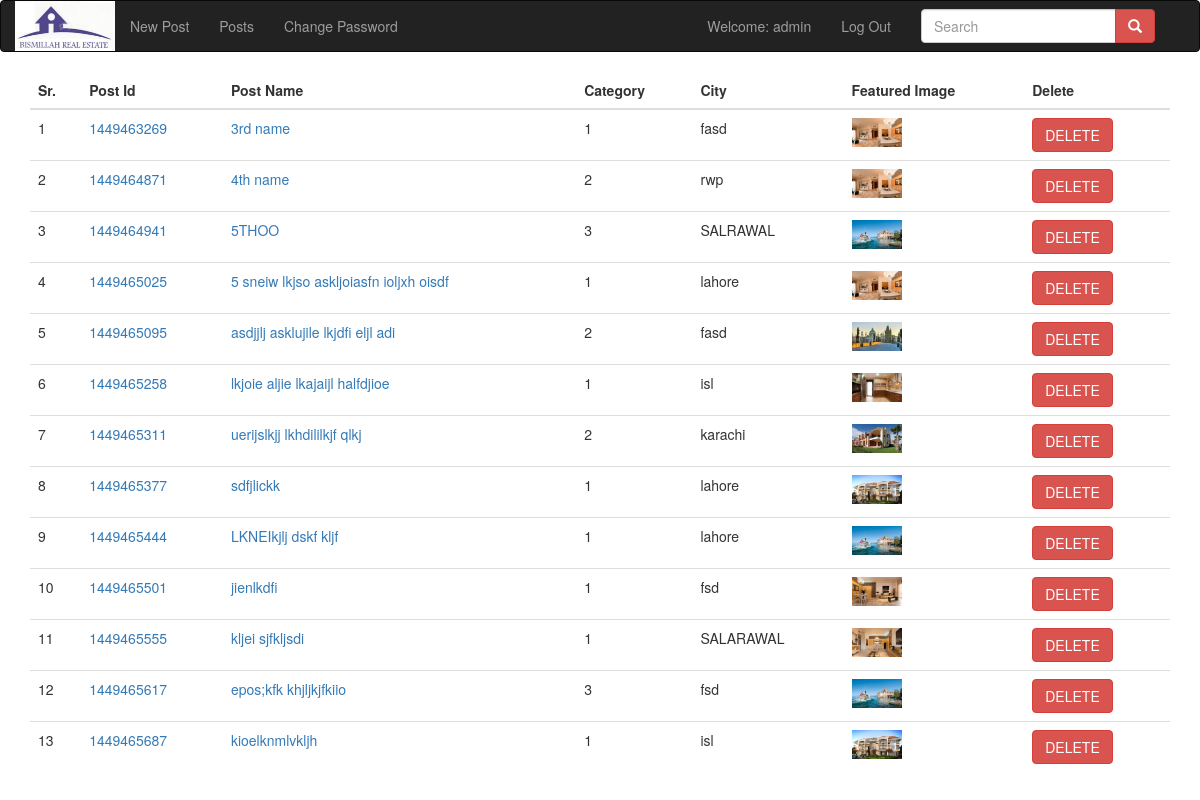
/administrator/posts.php (signed in), run on the app's committed database.
### tables this page shows
CREATE TABLE IF NOT EXISTS `post` (
`id` int(11) NOT NULL,
  `post_id` bigint(20) NOT NULL,
  `name` varchar(150) NOT NULL,
  `about` varchar(255) NOT NULL,
  `category` int(11) NOT NULL,
  `city` varchar(50) NOT NULL,
  `rooms` int(11) NOT NULL,
  `area` int(11) NOT NULL,
  `price` int(11) NOT NULL,
  `sim1` bigint(20) NOT NULL,
  `sim2` bigint(20) NOT NULL,
  `location` varchar(255) NOT NULL,
  `address` varchar(255) NOT NULL,
  `parking` text NOT NULL,
  `fimage` varchar(255) NOT NULL,
  `title` varchar(100) NOT NULL,
  `keywords` varchar(255) NOT NULL,
  `description` varchar(255) NOT NULL,
  `date` timestamp NULL DEFAULT CURRENT_TIMESTAMP ON UPDATE CURRENT_TIMESTAMP
);

### classes/realestate.php (called while the page is built, shortened)
<?php
class realestate {
    function connection() {
        $conn = mysqli_connect('localhost', 'root', '', 'realestate');
        if ($conn == TRUE) {
            return $conn;
        } else {
            return die('Connectin not astablish with database');
        }
    }
    function get_data() {
        $link = $this->connection();
        $query = "SELECT * FROM post";
        $result = mysqli_query($link, $query);
        return $result;
    }
}

### administrator/posts.php (the view, shortened to what this page needs)
<?php
include_once '../classes/realestate.php';
$obj = new realestate();
$result = $obj->get_data();
?>
<!DOCTYPE html>
<html>
    <head>
        <?php include 'head.php'; ?>
    </head>
    <body>
        <header>
            <?php include 'header.php'; ?>
        </header>
        <section class="section-main-content">
            <div class="container">
                <div class="row">
                    <div class="col-sm-12 table-responsive">
                        <div class="table-responsive">
                            <table class="table  table-hover">
                                <thead>
                                    <tr><th>Sr.</th><th>Post Id</th><th>Post Name</th><th>Category</th><th>City</th><th>Featured Image</th><th>Delete</th></tr>
                                </thead>
                                <tbody>
                                    <?php
                                    $i = 1;
                                    while ($row = mysqli_fetch_array($result)) {
                                        ?>
                                        <tr><td><?php echo $i ?></td><td><a href="index.php?edit=<?php echo $i ?>&token=TRUE"><?php echo $row['post_id'] ?></a></td><td class="name"><a href="index.php?edit=<?php echo $i ?>&token=TRUE" ><?php echo $row['name'] ?></a></td><td><?php echo $row['category'] ?></td><td><?php echo $row['city'] ?></td><td><img class="" src="../upload/<?php echo $row['fimage'] ?>"></td><td><a class="btn btn-danger" href="posts.php?delete_id=<?php echo $row['post_id']; ?>">DELETE</a></td></tr>
                                                <?php
                                                $i++;
                                            }
                                            ?>
                                </tbody>
                            </table>
                        </div>
                    </div>
                </div>
            </div>
        </section>
    </body>
</html>

### inc/css/custom.admin.css (style rules this page uses)
.table tr td img { width: 50px; }
.table tr td.name { //width: 50%; }
.table tr td { vertical-align: middle; }

### data on the page
post: post "1449463269", name "3rd name", category "1", city "fasd", fimage (picture)
post: post "1449464871", name "4th name", category "2", city "rwp", fimage (picture)
post: post "1449464941", name "5THOO", category "3", city "SALRAWAL", fimage (picture)
post: post "1449465025", name "5 sneiw lkjso askljoiasfn ioljxh oisdf", category "1", city "lahore", fimage (picture)
post: post "1449465095", name "asdjjlj asklujile lkjdfi eljl adi", category "2", city "fasd", fimage (picture)
post: post "1449465258", name "lkjoie aljie lkajaijl halfdjioe", category "1", city "isl", fimage (picture)
post: post "1449465311", name "uerijslkjj lkhdililkjf qlkj", category "2", city "karachi", fimage (picture)
post: post "1449465377", name "sdfjlickk", category "1", city "lahore", fimage (picture)
post: post "1449465444", name "LKNEIkjlj dskf kljf", category "1", city "lahore", fimage (picture)
post: post "1449465501", name "jienlkdfi", category "1", city "fsd", fimage (picture)
post: post "1449465555", name "kljei sjfkljsdi", category "1", city "SALARAWAL", fimage (picture)
post: post "1449465617", name "epos;kfk khjljkjfkiio", category "3", city "fsd", fimage (picture)
post: post "1449465687", name "kioelknmlvkljh", category "1", city "isl", fimage (picture)

### other printed values
$_SESSION['name'] "admin"
